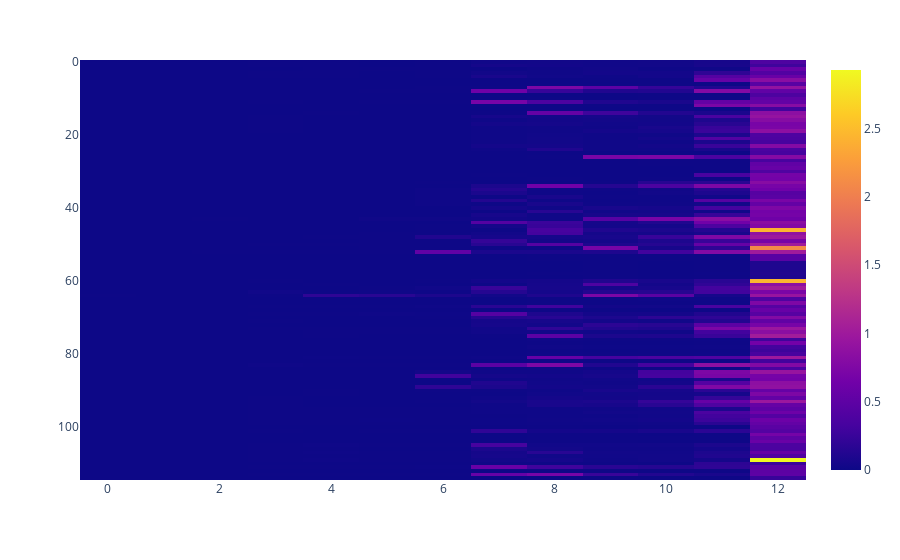

Notebook code for this chart:
### Code cell
px.imshow(stacked_entropy_hyphen.cpu().numpy(), aspect = 'auto')

### Figure 1 — Plotly figure (JSON) as saved in the notebook; plotly's stock layout.template omitted (floating-point values rounded to 4 significant figures; data arrays with more than 128 entries replaced by an {"elided": "..."} marker saying what was removed)
{"data": [{"coloraxis": "coloraxis", "hovertemplate": "x: %{x}<br>y: %{y}<br>color: %{z}<extra></extra>", "name": "0", "type": "heatmap", "xaxis": "x", "yaxis": "y", "z": {"elided": "115x13 float values"}}], "layout": {"coloraxis": {"colorscale": [[0, "#0d0887"], [0.1111, "#46039f"], [0.2222, "#7201a8"], [0.3333, "#9c179e"], [0.4444, "#bd3786"], [0.5556, "#d8576b"], [0.6667, "#ed7953"], [0.7778, "#fb9f3a"], [0.8889, "#fdca26"], [1, "#f0f921"]]}, "margin": {"t": 60}, "xaxis": {"anchor": "y", "domain": [0, 1]}, "yaxis": {"anchor": "x", "autorange": "reversed", "domain": [0, 1]}}}
